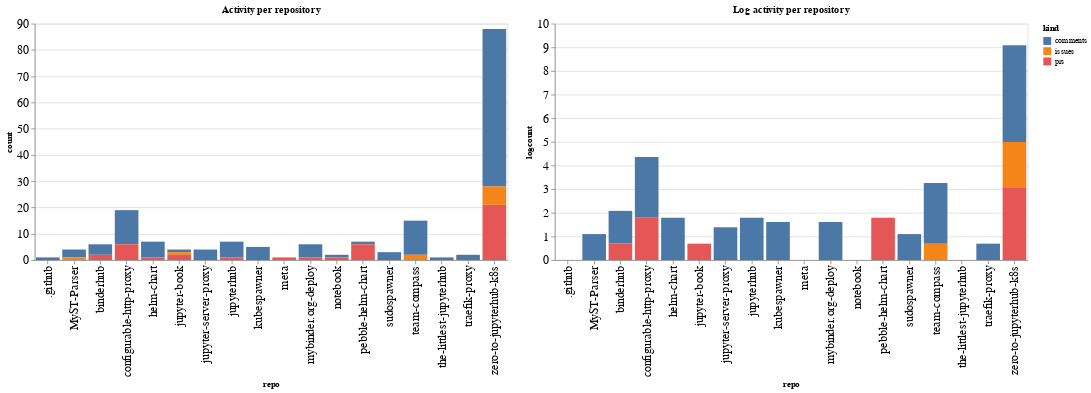

Write notebook code for a chart like this one.
### Code cell
ch1 = alt.Chart(repo_summaries, width=600, title="Activity per repository").mark_bar().encode(
    x='repo',
    y='count',
    color='kind',
    tooltip="kind"
)

ch2 = alt.Chart(repo_summaries, width=600, title="Log activity per repository").mark_bar().encode(
    x='repo',
    y='logcount',
    color='kind',
    tooltip="kind"
)

ch1 | ch2

### Figure 1 — Vega-Lite specification as saved in the notebook (floating-point values rounded to 4 significant figures)
{"config": {"axisLeft": {"labelFontSize": 15}, "axisBottom": {"labelFontSize": 15}}, "hconcat": [{"mark": "bar", "encoding": {"color": {"type": "nominal", "field": "kind"}, "tooltip": {"type": "nominal", "field": "kind"}, "x": {"type": "nominal", "field": "repo"}, "y": {"type": "quantitative", "field": "count"}}, "title": "Activity per repository", "width": 600}, {"mark": "bar", "encoding": {"color": {"type": "nominal", "field": "kind"}, "tooltip": {"type": "nominal", "field": "kind"}, "x": {"type": "nominal", "field": "repo"}, "y": {"type": "quantitative", "field": "logcount"}}, "title": "Log activity per repository", "width": 600}], "data": {"name": "data-dc406b7727b6ea1b811406a597f201be"}, "$schema": "https://vega.github.io/schema/vega-lite/v4.8.1.json", "datasets": {"data-dc406b7727b6ea1b811406a597f201be": [{"repo": ".github", "kind": "comments", "count": 1, "logcount": 0.0}, {"repo": "MyST-Parser", "kind": "comments", "count": 3, "logcount": 1.099}, {"repo": "MyST-Parser", "kind": "issues", "count": 1, "logcount": 0.0}, {"repo": "binderhub", "kind": "comments", "count": 4, "logcount": 1.386}, {"repo": "binderhub", "kind": "prs", "count": 2, "logcount": 0.6931}, {"repo": "configurable-http-proxy", "kind": "comments", "count": 13, "logcount": 2.565}, {"repo": "configurable-http-proxy", "kind": "prs", "count": 6, "logcount": 1.792}, {"repo": "helm-chart", "kind": "comments", "count": 6, "logcount": 1.792}, {"repo": "helm-chart", "kind": "prs", "count": 1, "logcount": 0.0}, {"repo": "jupyter-book", "kind": "comments", "count": 1, "logcount": 0.0}, {"repo": "jupyter-book", "kind": "issues", "count": 1, "logcount": 0.0}, {"repo": "jupyter-book", "kind": "prs", "count": 2, "logcount": 0.6931}, {"repo": "jupyter-server-proxy", "kind": "comments", "count": 4, "logcount": 1.386}, {"repo": "jupyterhub", "kind": "comments", "count": 6, "logcount": 1.792}, {"repo": "jupyterhub", "kind": "prs", "count": 1, "logcount": 0.0}, {"repo": "kubespawner", "kind": "comments", "count": 5, "logcount": 1.609}, {"repo": "meta", "kind": "prs", "count": 1, "logcount": 0.0}, {"repo": "mybinder.org-deploy", "kind": "comments", "count": 5, "logcount": 1.609}, {"repo": "mybinder.org-deploy", "kind": "prs", "count": 1, "logcount": 0.0}, {"repo": "notebook", "kind": "comments", "count": 1, "logcount": 0.0}, {"repo": "notebook", "kind": "prs", "count": 1, "logcount": 0.0}, {"repo": "pebble-helm-chart", "kind": "comments", "count": 1, "logcount": 0.0}, {"repo": "pebble-helm-chart", "kind": "prs", "count": 6, "logcount": 1.792}, {"repo": "sudospawner", "kind": "comments", "count": 3, "logcount": 1.099}, {"repo": "team-compass", "kind": "comments", "count": 13, "logcount": 2.565}, {"repo": "team-compass", "kind": "issues", "count": 2, "logcount": 0.6931}, {"repo": "the-littlest-jupyterhub", "kind": "comments", "count": 1, "logcount": 0.0}, {"repo": "traefik-proxy", "kind": "comments", "count": 2, "logcount": 0.6931}, {"repo": "zero-to-jupyterhub-k8s", "kind": "comments", "count": 60, "logcount": 4.094}, {"repo": "zero-to-jupyterhub-k8s", "kind": "issues", "count": 7, "logcount": 1.946}, {"repo": "zero-to-jupyterhub-k8s", "kind": "prs", "count": 21, "logcount": 3.045}]}}
